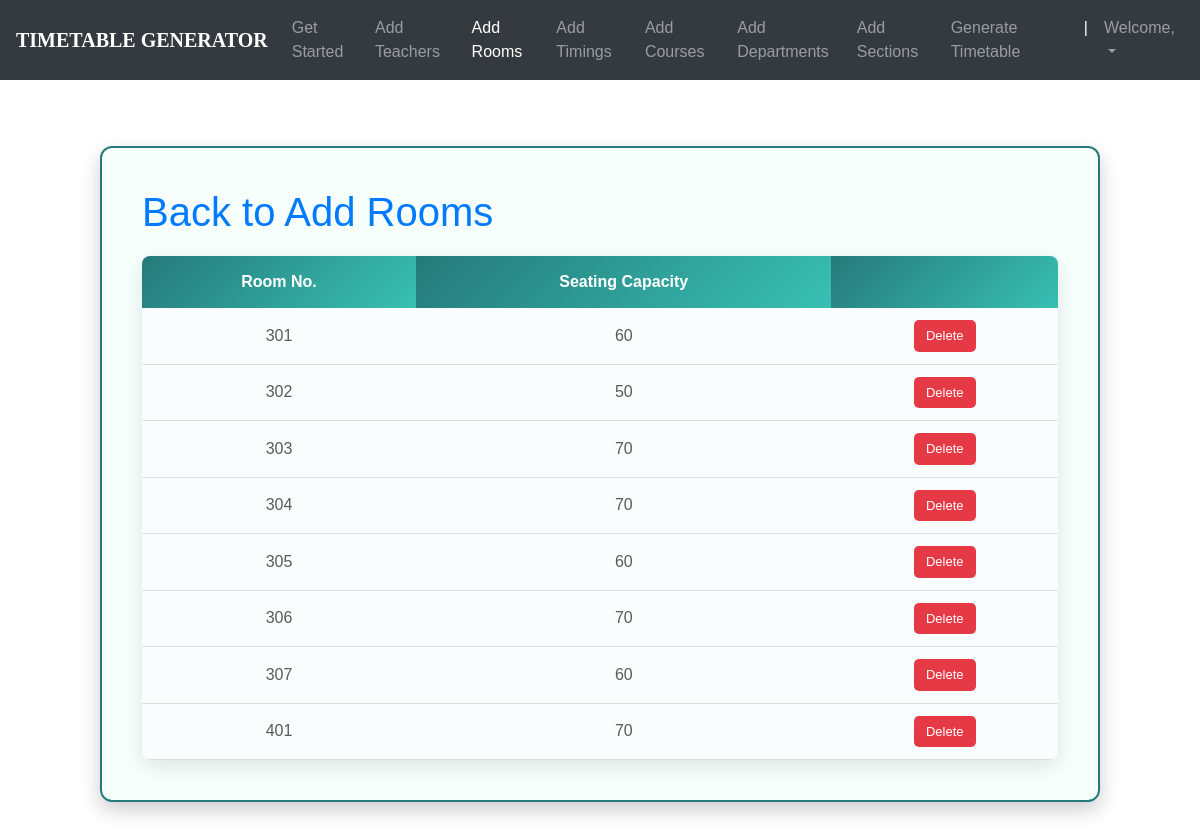
The app's page /rooms_list/ (signed in), older data.
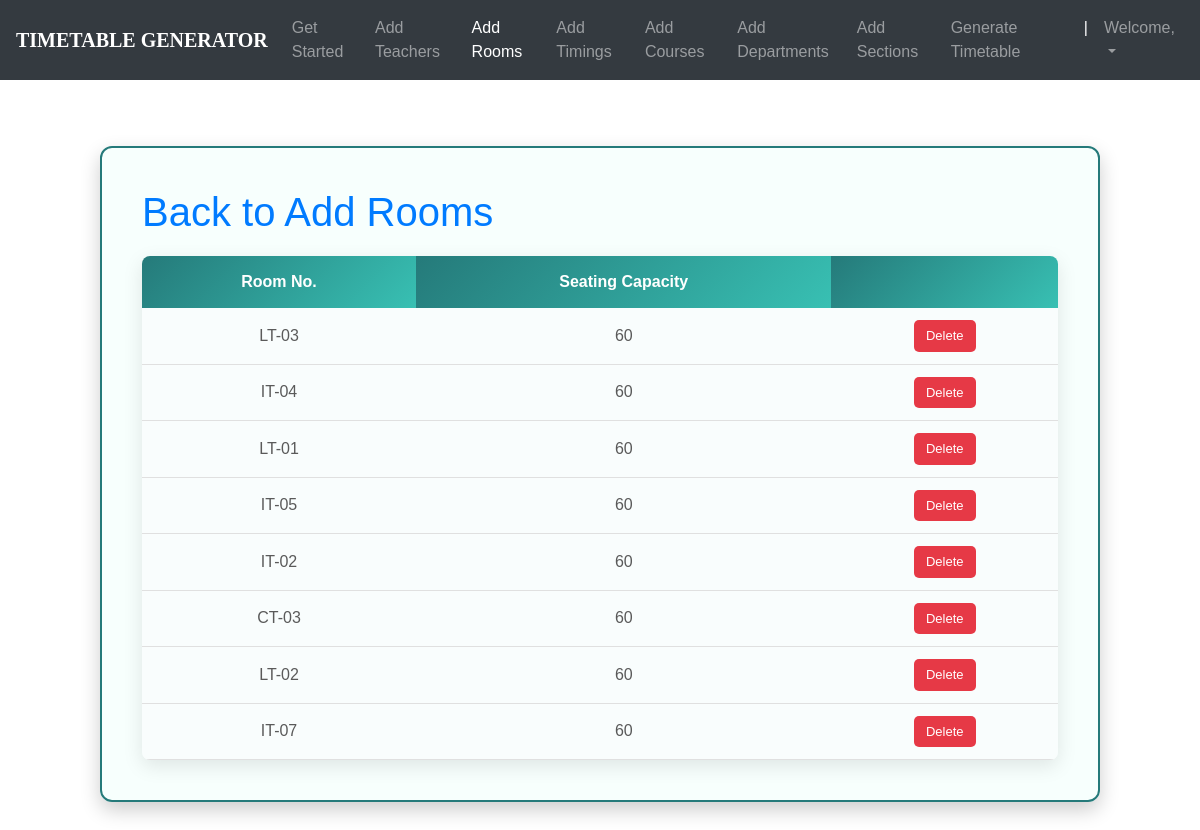
The same page, newer data.
### ttgen/models.py (models this page shows, shortened)
class Room(models.Model):
    r_number = models.CharField(max_length=6)
    seating_capacity = models.IntegerField(default=0)
    room_type = models.CharField(max_length=20, default='Lecture Hall')

### ttgen/views.py (the view)
# urls.py: path('rooms_list/', views.room_list, name='editrooms'),
@login_required
def room_list(request):
    return render(request, 'roomslist.html', {
        'rooms': Room.objects.all()
    })

### templates/roomslist.html (shortened to what this page needs)
<!DOCTYPE html>
<html lang="en">
<head>
	<link rel="stylesheet" href="https://maxcdn.bootstrapcdn.com/bootstrap/4.0.0/css/bootstrap.min.css">
    <link rel="stylesheet" type="text/css" href="static/css/index.css">
</head>
<body>
        <header>
			<nav class="navbar navbar-expand-md navbar-dark fixed-top bg-dark">
                <a class="navbar-brand" href="#"><b>TIMETABLE GENERATOR</b></a>
                <div class="collapse navbar-collapse" id="navbarCollapse">
                    <ul class="navbar-nav ml-auto">
                    <li class="nav-item">
                        <a class="nav-link" href="{% url 'admindash' %}">Get Started</a>
                    </li>
                    <li class="nav-item">
                        <a class="nav-link" href="{% url 'addInstructors' %}">Add Teachers</a>
                    </li>
                    <li class="nav-item active">
                        <a class="nav-link" href="{% url 'addRooms' %}">Add Rooms</a>
                    </li>
                    <li class="nav-item">
		                <a class="nav-link" href="{% url 'addTimings' %}">Add Timings</a>
		            </li>
                    <li class="nav-item">
                        <a class="nav-link" href="{% url 'addCourses' %}">Add Courses</a>
                    </li>
                    <li class="nav-item">
			            <a class="nav-link" href="{% url 'addDepts' %}">Add Departments</a>
		            </li>
                    <li class="nav-item">
			            <a class="nav-link" href="{% url 'addSections' %}">Add Sections</a>
		            </li>
                    <li class="nav-item">
			            <a class="nav-link" href="{% url 'generate' %}">Generate Timetable</a>
		            </li>
                    <li class="nav-item active">
			            <a class="nav-link">|</a>
		            </li>
                    <li class="nav-item dropdown">
		                <a class="nav-link dropdown-toggle" href="#" id="dropdown03" data-toggle="dropdown" aria-haspopup="true" aria-expanded="false">Welcome, {{ user.first_name }}</a>
		            </li>
                    </ul>
                </div>
            </nav>
        </header>
        {% block content %}
        {% load static %}
        <br>
        <br>
<fieldset class="fieldset">
    <a href="{% url 'addRooms'%}"><h1 class="tablink" onclick="openPage('new')" id="defaultOpen">Back to Add Rooms</h1></a>
    <div class="tabcontent" id="edit">
        <table class="table1">
            <thead>
            <tr class="table-headers">
            <th>Room No.</th>
            <th>Seating Capacity</th>
            <th  class="empty"></th>
            </tr>
            </thead>
            <tbody>
            {% for rm in rooms %}
            <tr>
             <td>{{rm.r_number}}</td>
             <td>{{rm.seating_capacity}}</td>
             <td class="empty">
                <form action="{% url 'deleteroom' rm.id %}" method="post">
                        <input type="submit" value="Delete" class="cross">
                </form>
             </td>
             </tr>
            {% endfor %}
            </tbody>
        </table>
    </div>
</fieldset>
{% endblock %}

### static/css/index.css (style rules this page uses)
body { padding-top: 3rem; padding-bottom: 3rem; color: #5a5a5a; font-family: 'Poppins', sans-serif; overflow-x: hidden; }
nav { font-family: sans-serif; }
.navbar-brand { font-size: 20px; font-family: Georgia, 'Times New Roman', Times, serif; }

### templates/roomslist.html (style rules this page uses)
.fieldset { margin: 50px auto; padding: 40px; max-width: 1000px; border-width: 2px; border-style: solid; border-color: #257a7a; border-radius: 12px; box-shadow: 0 8px 20px rgba(0,0,0,0.2); background-color: #f7fffd; }
.table1 { width: 100%; border-collapse: collapse; border-radius: 8px; overflow: hidden; box-shadow: 0 6px 20px rgba(0,0,0,0.1); text-align: center; margin-top: 20px; font-size: 16px; }
.table1 th { background: linear-gradient(135deg, #257a7a, #38c0b3); color: #fff; font-weight: 600; padding: 14px; }
.table1 td { background-color: #f9fdfd; padding: 12px; border-bottom: 1px solid #e0e0e0; transition: background 0.3s; }
.cross { font-size: 13px; padding: 6px 12px; border-radius: 5px; background: #e63946; color: #fff; border: none; cursor: pointer; transition: all 0.3s ease; }

Row changes from the older to the newer data that the page shows:
changed Room (number 1 of 8 on the later page): r_number "301" → "LT-03"
changed Room (number 2 of 8 on the later page): r_number "302" → "IT-04"; seating_capacity "50" → "60"
changed Room (number 3 of 8 on the later page): r_number "303" → "LT-01"; seating_capacity "70" → "60"
changed Room (number 4 of 8 on the later page): r_number "304" → "IT-05"; seating_capacity "70" → "60"
changed Room (number 5 of 8 on the later page): r_number "305" → "IT-02"
changed Room (number 6 of 8 on the later page): r_number "306" → "CT-03"; seating_capacity "70" → "60"
changed Room (number 7 of 8 on the later page): r_number "307" → "LT-02"
changed Room (number 8 of 8 on the later page): r_number "401" → "IT-07"; seating_capacity "70" → "60"
